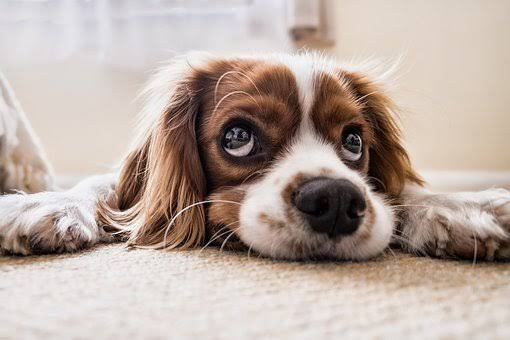
#> input picture main/LCO_class/DAY20/1.jpg, 510 x 340 px
$ jupyter execute openCV_adv.ipynb
#> lines starting #> are read from the running program, lines starting #| are printed output that depends on the picture
[cell 1]
import cv2
import numpy as np
import matplotlib.pyplot as plt
import math

[cell 2]
img = cv2.imread("1.jpg")
#> img is the input picture: shape (340, 510, 3); mean B, G, R 162, 170.6, 186.2

[cell 3]
img = cv2.imread("1.jpg")
img_scaled = cv2.resize(img, None, fx=0.5, fy=0.5, interpolation = cv2.INTER_LINEAR)
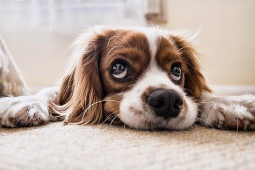
#> img_scaled: shape (170, 255, 3); mean B, G, R 162.2, 170.7, 186.3

[cell 4]
img.shape
#> Out = (340, 510, 3)

[cell 5]
img_scaled.shape
#> Out = (170, 255, 3)

[cell 6]
cv2.imwrite("resize.jpg", img_scaled)
#> Out = True

[cell 7]
img = cv2.imread("1.jpg")
img_scaled = cv2.resize(img, None, fx=2.0, fy=2.0, interpolation = cv2.INTER_AREA)
#> img_scaled: shape (680, 1020, 3)

[cell 8]
cv2.imwrite("resize.jpg", img_scaled)
#> Out = True

[cell 9]
img = cv2.imread("1.jpg")
img_scaled = cv2.resize(img, None, fx=5.0, fy=5.0, interpolation = cv2.INTER_AREA)
#> img_scaled: shape (1700, 2550, 3)

[cell 10]
cv2.imwrite("res.jpg", img_scaled)
#> Out = True

[cell 11]
img_scaled.shape
#> Out = (1700, 2550, 3)

#### Affine Transformation

[cell 12]
num_rows, num_cols = img.shape[:2]
#> num_rows = 340; num_cols = 510

[cell 13]
print(num_rows,num_cols)
#| 340 510

[cell 14]
src = np.float32([[0,0],[num_cols-1,0],[0,num_rows-1],[num_cols-1,num_rows-1]])
#> src = [[0, 0], [509, 0], [0, 339], [509, 339]]

[cell 15]
src

[cell 16]
dst_point = np.float32([  [0,0],[num_cols-1,0], [int(0.3*num_cols), num_rows-1], [int(0.6*num_cols), num_rows-1]  ])

[cell 17]
dst_point

[cell 18]
project_matrix = cv2.getPerspectiveTransform(src, dst_point)

[cell 19]
project_matrix

[cell 20]
img_out = cv2.warpPerspective(img, project_matrix, (num_cols,num_rows))
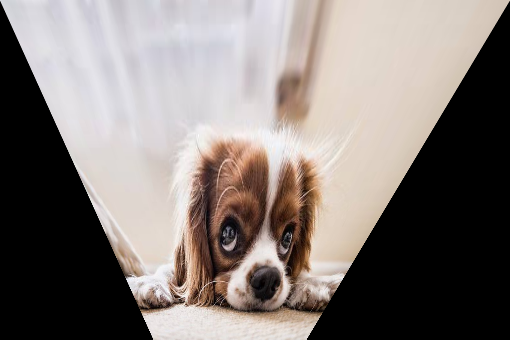
#> img_out: shape (340, 510, 3); mean B, G, R 118.5, 122.3, 130.6

[cell 21]
cv2.imwrite("mine.jpg",img_out)
#> Out = True

[cell 22]
img = cv2.imread("1.jpg")

[cell 23]
num_rows, num_cols = img.shape[:2]

[cell 24]
src = np.float32([[0,0],[num_cols-1,0],[0,num_rows-1],[num_cols-1,num_rows-1]])

[cell 25]
src

[cell 26]
dest_point = np.float32( [ [0,0], [num_cols-1,int(0.4*num_rows)], [0,num_rows-1], [num_cols-1, int(0.6*num_rows)] ] )

[cell 27]
dest_point

[cell 28]
pro_mat = cv2.getPerspectiveTransform(src, dest_point)

[cell 29]
pro_mat

[cell 30]
img_out = cv2.warpPerspective(img, pro_mat, (num_cols,num_rows))
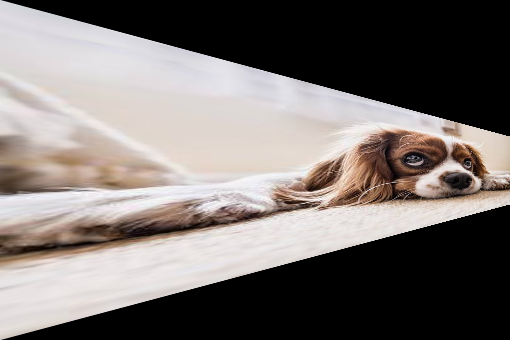
#> img_out: shape (340, 510, 3); mean B, G, R 111.5, 114.3, 121.1

[cell 31]
cv2.imwrite("my.jpg",img_out)
#> Out = True

[cell 32]
img_out.shape

[cell 33]
img.shape

#### Image Wrapping

[cell 34]
img = cv2.imread("1.jpg")

[cell 35]
grey_img = cv2.cvtColor(img, cv2.COLOR_BGR2GRAY)
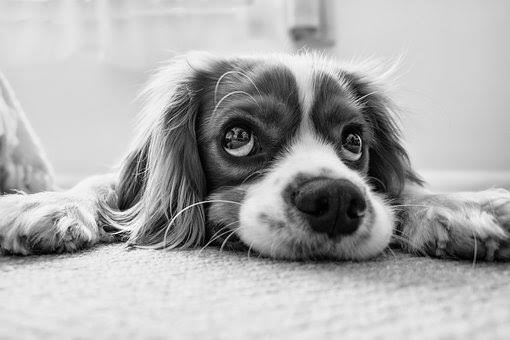
#> grey_img: shape (340, 510); min 0, max 255, mean 174.3
plt.imshow(grey_img)

[cell 36]
rows, cols = grey_img.shape

[cell 37]
print(rows, cols)
#| 340 510

[cell 38]
img_output = np.zeros(grey_img.shape)

[cell 39]
print(img_output)
#> (printed output is left out)

[cell 40]
img_output.shape

[cell 41]
for i in range(rows):
    for j in range(cols):

        offset_x = int(80.0 * math.cos(2*3.14*i / 180))
        offset_y = 0

        if offset_x + j  < cols:
            img_output[i,j] = grey_img[i,(j+offset_x)]
        else:
            img_output[i,j] = 0
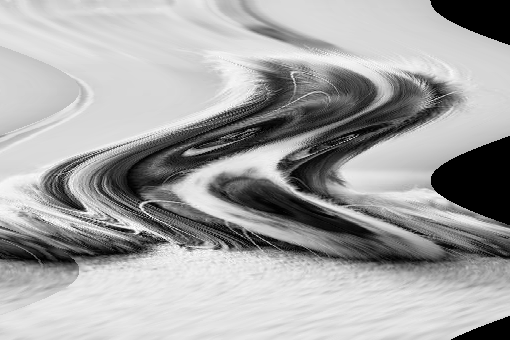
#> img_output: shape (340, 510) float64; min 0, max 255, mean 165.4

[cell 42]
img_output

[cell 43]
cv2.imwrite("final.jpg", img_output)
#> Out = True

[cell 44]
img = cv2.imread("1.jpg")
grey_img = cv2.cvtColor(img, cv2.COLOR_BGR2GRAY)
plt.imshow(grey_img)
rows, cols = grey_img.shape
print(rows, cols)
#| 340 510
img_output = np.zeros(grey_img.shape)
for i in range(rows):
    for j in range(cols):
        offset_x = int(80.0 * math.cos(2*3.14*i / 180))
        offset_y = 0

        if offset_x + j  < cols:
            img_output[i,j] = grey_img[i,(j+offset_x)]
        else:
            img_output[i,j] = 0
cv2.imwrite("final.jpg", img_output)
#> Out = True

$ run again, with main/LCO_class/DAY20/mine.jpg copied over main/LCO_class/DAY20/1.jpg
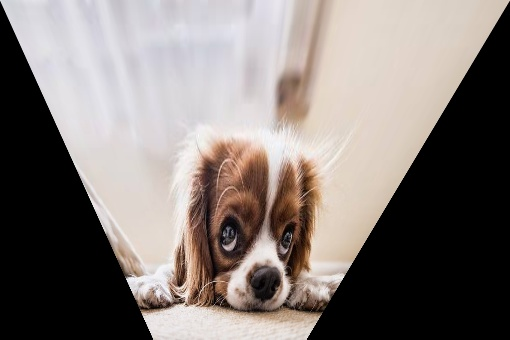
#> input picture main/LCO_class/DAY20/mine.jpg, 510 x 340 px
#> img is the input picture: shape (340, 510, 3); mean B, G, R 118.5, 122.3, 130.6
#> `cv2.imwrite("resize.jpg", img_scaled)`: Out = True
#| 340 510
#> `img_out = cv2.warpPerspective(img, pro_mat, (num_cols,num_rows))`:
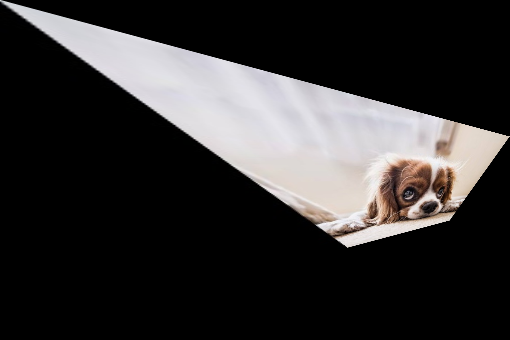
#> img_out: shape (340, 510, 3); mean B, G, R 50.1, 50.1, 52
#| 340 510
#> (printed output is left out)
#> after the loop `for i in range(rows):`:
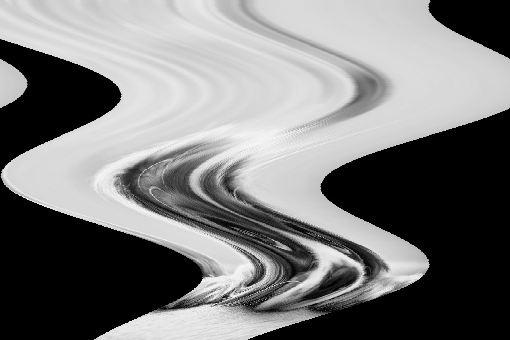
#> img_output: shape (340, 510) float64; min 0, max 254, mean 122
#| 340 510
